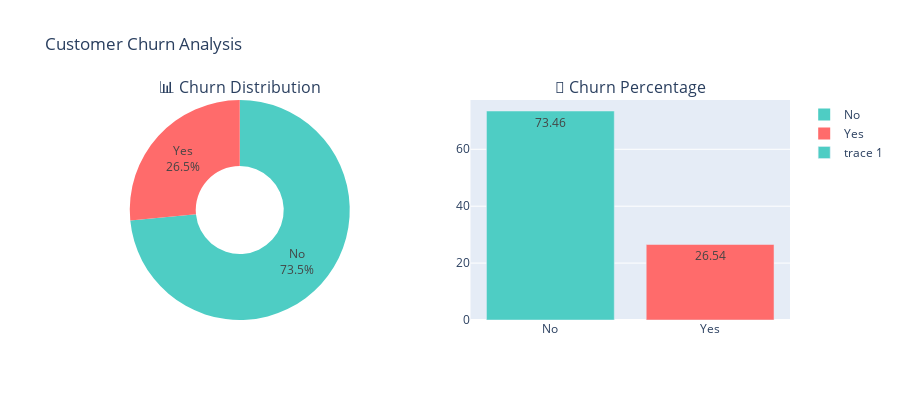

The notebook cell this image was saved under:
### Markdown cell above
<span style="color:black; background-color:yellow; font-size:25px; font-weight:bold">
    🔍 Analyzing the target variable (Churn Column)
</span>

### Code cell
#from the given pie chart we can conclude that 26.54% of our customers have churned out. 
# Churn Distribution
fig = make_subplots(
    rows=1, cols=2,
    subplot_titles=('📊 Churn Distribution', '🎯 Churn Percentage'),
    specs=[[{'type': 'pie'}, {'type': 'bar'}]]
)

# Pie Chart
churn_counts = df['Churn'].value_counts()
fig.add_trace(
    go.Pie(labels=churn_counts.index, 
           values=churn_counts.values,
           hole=0.4,
           marker=dict(colors=['#4ECDC4', '#FF6B6B']),
           textinfo='label+percent',
           hoverinfo='label+value+percent'),
    row=1, col=1
)

# Bar Chart with percentages
churn_rate = (df['Churn'].value_counts(normalize=True) * 100).round(2)
fig.add_trace(
    go.Bar(x=churn_rate.index,
           y=churn_rate.values,
           text=churn_rate.values,
           textposition='auto',
           marker_color=['#4ECDC4', '#FF6B6B']),
    row=1, col=2
)

fig.update_layout(
    title_text="Customer Churn Analysis",
    showlegend=True,
    height=400
)
fig.show()

### Figure 1 — Plotly figure (JSON) as saved in the notebook; plotly's stock layout.template omitted (floating-point values rounded to 4 significant figures)
{"data": [{"domain": {"x": [0, 0.45], "y": [0, 1]}, "hole": 0.4, "hoverinfo": "label+value+percent", "labels": ["No", "Yes"], "marker": {"colors": ["#4ECDC4", "#FF6B6B"]}, "textinfo": "label+percent", "type": "pie", "values": [5174, 1869]}, {"marker": {"color": ["#4ECDC4", "#FF6B6B"]}, "text": [73.46, 26.54], "textposition": "auto", "type": "bar", "x": ["No", "Yes"], "xaxis": "x", "y": [73.46, 26.54], "yaxis": "y"}], "layout": {"annotations": [{"font": {"size": 16}, "showarrow": false, "text": "📊 Churn Distribution", "x": 0.225, "xanchor": "center", "xref": "paper", "y": 1, "yanchor": "bottom", "yref": "paper"}, {"font": {"size": 16}, "showarrow": false, "text": "🎯 Churn Percentage", "x": 0.775, "xanchor": "center", "xref": "paper", "y": 1, "yanchor": "bottom", "yref": "paper"}], "height": 400, "showlegend": true, "title": {"text": "Customer Churn Analysis"}, "xaxis": {"anchor": "y", "domain": [0.55, 1]}, "yaxis": {"anchor": "x", "domain": [0, 1]}}}
